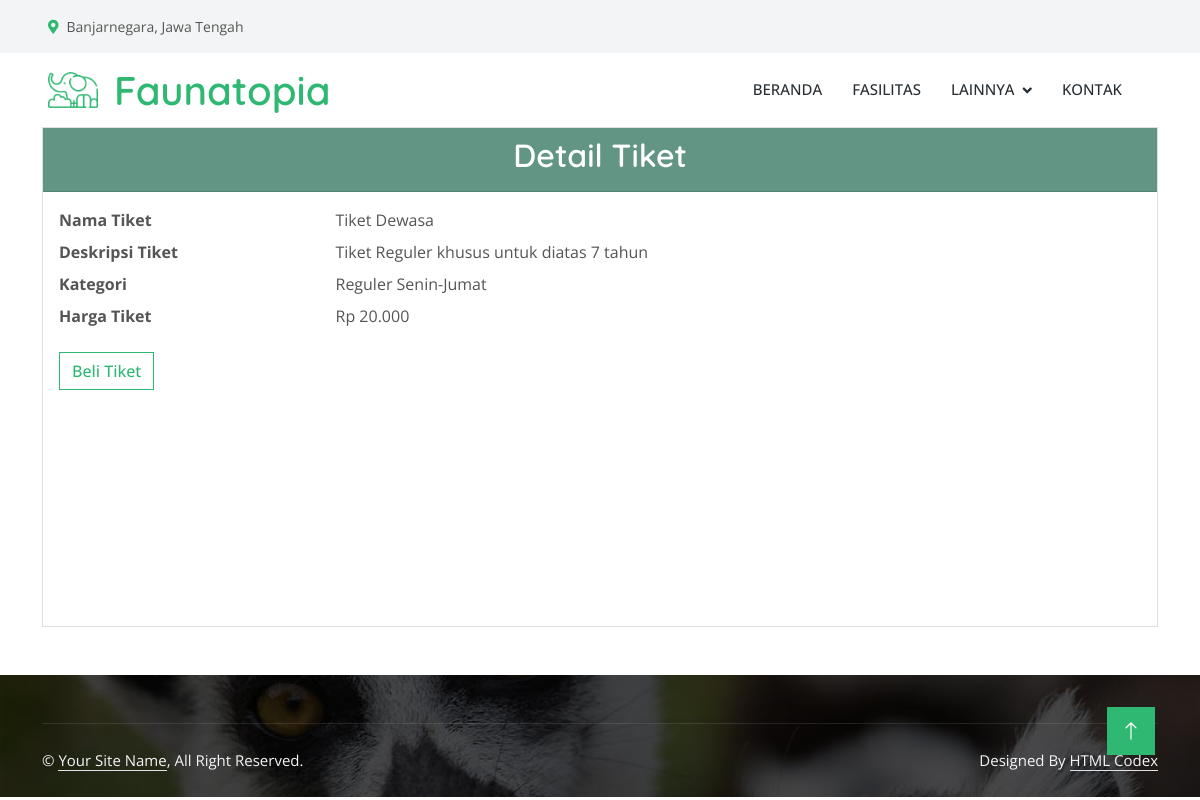
The app's page /detail_tiket.php?id_harga=1 with its own data.
### tables this page shows
CREATE TABLE IF NOT EXISTS `harga_tiket` (
  `id_harga` int NOT NULL AUTO_INCREMENT,
  `nama_tiket` varchar(255) NOT NULL,
  `harga` varchar(50) NOT NULL DEFAULT '',
  `kategori` varchar(50) NOT NULL,
  `deskripsi` text NOT NULL,
  PRIMARY KEY (`id_harga`)
);

### detail_tiket.php (the view, shortened to what this page needs)
<?php
include "koneksi/function.php";
if (isset($_GET['id_harga']) && is_numeric($_GET['id_harga'])) {
    $id_harga = $_GET['id_harga'];
    $result = mysqli_query($conn, "SELECT * FROM harga_tiket WHERE id_harga = '$id_harga'");
    if ($result && mysqli_num_rows($result) > 0) {
        $row = mysqli_fetch_assoc($result);
    } else {
        echo "<script>alert('Data tiket tidak ditemukan!'); window.location.href = 'index.php';</script>";
        exit;
    }
} else {
    echo "<script>alert('ID Tiket tidak valid!'); window.location.href = 'index.php';</script>";
    exit;
}
?>
<!DOCTYPE html>
<html lang="en">
<head>
    <link href="https://cdnjs.cloudflare.com/ajax/libs/font-awesome/5.10.0/css/all.min.css" rel="stylesheet">
    <link href="https://cdn.jsdelivr.net/npm/bootstrap-icons@1.4.1/font/bootstrap-icons.css" rel="stylesheet">
    <link href="lib/animate/animate.min.css" rel="stylesheet">
    <link href="lib/lightbox/css/lightbox.min.css" rel="stylesheet">
    <link href="lib/owlcarousel/assets/owl.carousel.min.css" rel="stylesheet">
    <link href="css/bootstrap.min.css" rel="stylesheet">
    <link href="css/style.css" rel="stylesheet">
    <link rel="stylesheet" href="https://cdn.jsdelivr.net/npm/aos@2.3.4/dist/aos.css">
    <link rel="stylesheet" href="https://cdnjs.cloudflare.com/ajax/libs/hover.css/2.3.1/css/hover-min.css">
</head>
<body>
    <?php include 'layout/navbar.php'; ?>
    <main id="main">
        <div class="container">
        <div class="card" style="min-height: 500px;">
            <div class="card-header text-center" style="background-color: #629584;">
                <h2 style="color: white;">Detail Tiket</h2>
            </div>
            <div class="card-body">
                <dl class="row">
                    <dt class="col-sm-3">Nama Tiket</dt>
                    <dd class="col-sm-9"><?php echo htmlspecialchars($row['nama_tiket']); ?></dd>
                    <dt class="col-sm-3">Deskripsi Tiket</dt>
                    <dd class="col-sm-9"><?php echo htmlspecialchars($row['deskripsi']); ?></dd>
                    <dt class="col-sm-3">Kategori</dt>
                    <dd class="col-sm-9"><?php echo htmlspecialchars($row['kategori']); ?></dd>
                    <dt class="col-sm-3 text-truncate">Harga Tiket</dt>
                    <dd class="col-sm-9">Rp <?php echo number_format($row['harga'], 0, ',', '.'); ?></dd>
                </dl>
                <a href="beli_tiket.php?id_harga=<?php echo htmlspecialchars($row['id_harga']); ?>">
                    <button type="button" class="btn btn-outline-primary">Beli Tiket</button>
                </a>
            </div>
        </div>
        </div>
    </main>
    <?php include 'layout/footer.php'; ?>
    <a href="#" class="btn btn-lg btn-primary btn-lg-square back-to-top"><i class="bi bi-arrow-up"></i></a>
</body>
</html>

### css/style.css (style rules this page uses)
:root { --primary: #2EB872; --light: #F3F4F5; --dark: #282F34; }
.back-to-top { position: fixed; display: none; right: 45px; bottom: 45px; z-index: 99; }
.btn { font-weight: 500; transition: .5s; }
.btn.btn-primary, .btn.btn-secondary { color: #FFFFFF; }
.btn-lg-square { width: 48px; height: 48px; }
.btn-square, .btn-sm-square, .btn-lg-square { padding: 0; display: flex; align-items: center; justify-content: center; font-weight: normal; }

### records on screen
harga_tiket: nama_tiket "Tiket Dewasa", deskripsi "Tiket Reguler khusus untuk diatas 7 tahun", kategori "Reguler Senin-Jumat", harga "20.000"
